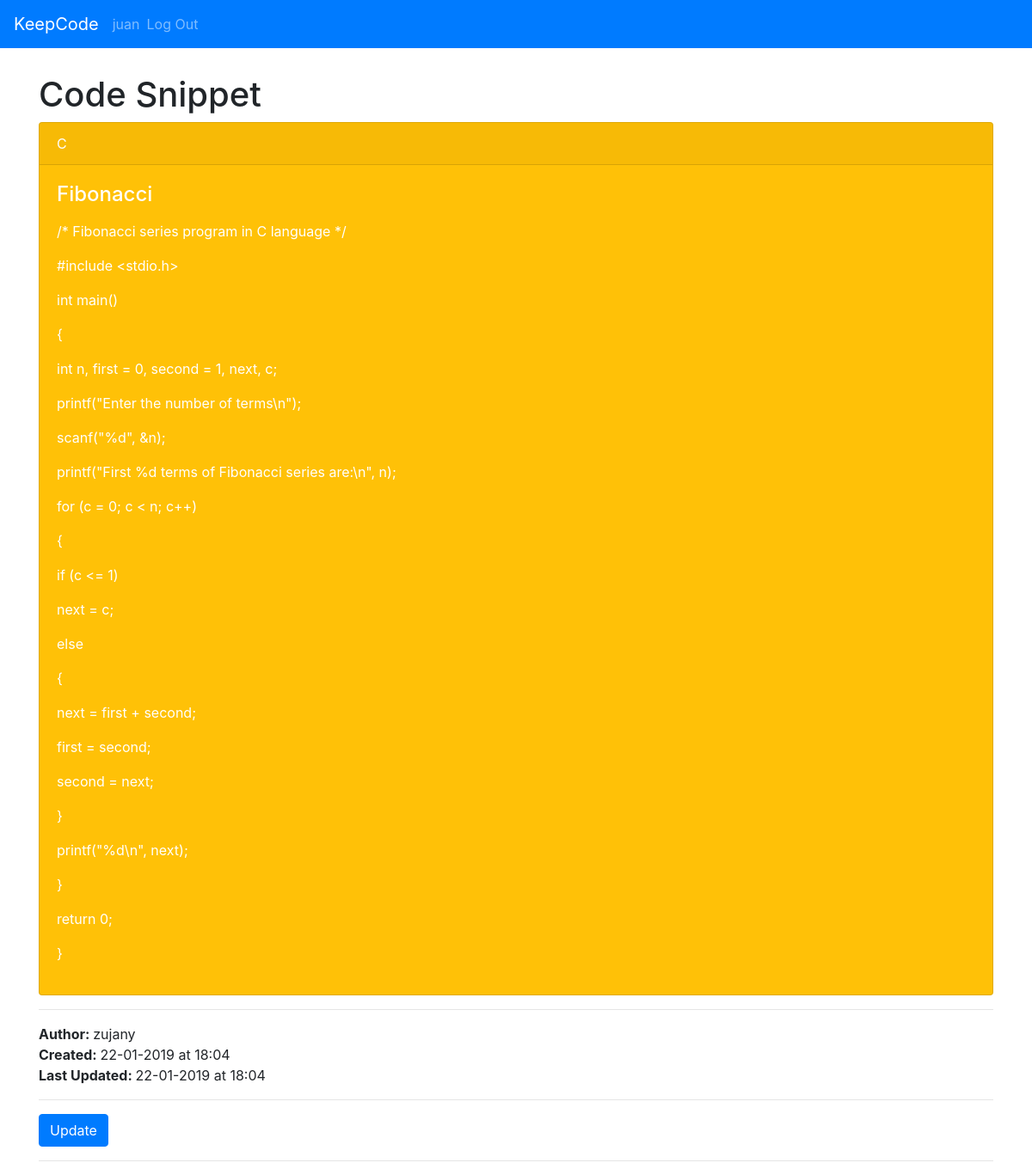
Screenshot of /2/view (signed in) with the database file from the repository.
### tables this page shows
CREATE TABLE user (
  id INTEGER PRIMARY KEY AUTOINCREMENT,
  username TEXT UNIQUE NOT NULL,
  password TEXT NOT NULL,
  last_login TIMESTAMP NOT NULL DEFAULT CURRENT_TIMESTAMP
, online BOOLEAN NOT NULL CHECK (online IN (0,1)) DEFAULT 0);

CREATE TABLE post (
  id INTEGER PRIMARY KEY AUTOINCREMENT,
  author_id INTEGER NOT NULL,
  created TIMESTAMP NOT NULL DEFAULT CURRENT_TIMESTAMP,
  last_updated TIMESTAMP NOT NULL DEFAULT CURRENT_TIMESTAMP,
  title TEXT NOT NULL,
  body TEXT NOT NULL,
  programming_language TEXT NOT NULL, being_updated BOOLEAN NOT NULL CHECK (being_updated IN (0,1)) DEFAULT 0,
  FOREIGN KEY (author_id) REFERENCES user (id)
);

### keepcode/board.py (the view)
@bp.route('/<int:id>/view')
@login_required
def view(id):
    post = get_post(id)
    user_id = post['author_id']
    user = get_user(user_id)
    return render_template('board/view.html', post=post, user=user)

### keepcode/auth.py (called while the page is built)
@bp.before_app_request
def load_logged_in_user():
    user_id = session.get('user_id')
    if user_id is None:
        g.user = None
    else:
        g.user = get_db().execute(
            'SELECT * FROM user WHERE id = ?', (user_id,)
        ).fetchone()

def login_required(view):
    @functools.wraps(view)
    def wrapped_view(**kwargs):
        if g.user is None:
            return redirect(url_for('auth.login'))
        return view(**kwargs)
    return wrapped_view

### keepcode/board.py (called while the page is built)
def get_post(id, check_author=False):
    post = get_db().execute(
        'SELECT p.id, title, body, created, author_id,'
        ' last_updated, programming_language, username, being_updated'
        ' FROM post p JOIN user u ON p.author_id = u.id'
        ' WHERE p.id = ?',
        (id,)
    ).fetchone()
    if post is None:
        abort(404, "Post id {0} doesn't exist.".format(id))
    if check_author and post['author_id'] != g.user['id']:
        abort(403)
    return post

def get_user(id):
    user = get_db().execute(
        'SELECT u.id, username, password, last_login, online'
        ' FROM user u'
        ' WHERE u.id = ?',
        (id,)
    ).fetchone()
    if user is None:
        abort(404, "Post id {0} doesn't exist.".format(id))
    return user

### keepcode/db.py (called while the page is built)
def get_db():
    if 'db' not in g:
        g.db = sqlite3.connect(
            current_app.config['DATABASE'],
            detect_types=sqlite3.PARSE_DECLTYPES
        )
        g.db.row_factory = sqlite3.Row
    return g.db

### keepcode/templates/board/view.html
{% extends 'base.html' %}
{% block header %}
  <h1>
    {% block title %}
      Code Snippet
    {% endblock %}
  </h1>
{% endblock %}
{% block content %}
  <div class="card text-white bg-warning mb-9">
    <div class="card-header">{{ post['programming_language'] }}</div>
    <div class="card-body">
      <h4 class="card-title">{{ post['title'] }}</h4>
      <p class="card-text">
        {% for line in post['body'].split('\n') %}
          <p>{{ line }}</p>
        {% endfor %}
      </p>
    </div>
  </div>
  <hr>
  <b>Author: </b>{{ user['username'] }}
  <br/>
  <b>Created: </b>{{ post['created'].strftime("%d-%m-%Y at %H:%M") }}
  <br/>
  <b>Last Updated: </b>{{ post['last_updated'].strftime("%d-%m-%Y at %H:%M") }}
  <hr>
  {% if post['being_updated'] == 0 %}
    <a class="action" href="{{ url_for('board.update', id=post['id']) }}">
      <button type="button" class="btn btn-primary" value="Update">Update</button>
    </a>
  {% else %}
    <button type="button" class="btn btn-primary" value="Update" disabled>Update</button>
    You can't update this snippet because someone else is currently editing it.
  {% endif %}
  <hr>
{% endblock %}

### keepcode/templates/base.html (shortened to what this page needs)
<!doctype html>
<link rel="stylesheet" href="{{ url_for('static', filename='bootstrap.css') }}">
<link rel="stylesheet" href="{{ url_for('static', filename='style.css') }}">
<nav class="navbar navbar-expand-lg navbar-dark bg-primary">
  <a class="navbar-brand" href="{{ url_for('board.index') }}">KeepCode</a>
  <div class="collapse navbar-collapse" id="navbarColor01">
    <ul class="navbar-nav mr-auto">
      {% if g.user %}
        <li class="nav-item">
          <span class="navbar-text">{{ g.user['username'] }}</span>
        </li>
        <li class="nav-item">
          <a class="nav-link" href="{{ url_for('auth.logout') }}">Log Out</a>
        </li>
      {% endif %}
    </ul>
  </div>
</nav>
<section class="content">
  <div class="container">
    <header>
      {% block header %}{% endblock %}
    </header>
    {% block content %}{% endblock %}
  </div>
</section>

### keepcode/static/style.css (style rules this page uses)
.container { margin-top:30px; }

### rows the page displays
user: user.username "juan"
post: programming_language "C", title "Fibonacci", created "22-01-2019 at 18:04", last_updated "22-01-2019 at 18:04"
user: username "zujany"

### other values shown
{{ line }} "/* Fibonacci series program in C language */" "#include <stdio.h>" "int main()" "{" "int n, first = 0, second = 1, next, c;" "printf(\"Enter the number of terms\\n\");" "scanf(\"%d\", &n);" "printf(\"First %d terms of Fibonacci series are:\\n\", n);" "for (c = 0; c < n; c++)" "{" "if (c <= 1)" "next = c;" "else" "{" "next = first + second;" "first = second;" "second = next;" "}" "printf(\"%d\\n\", next);" "}" "return 0;" "}"
